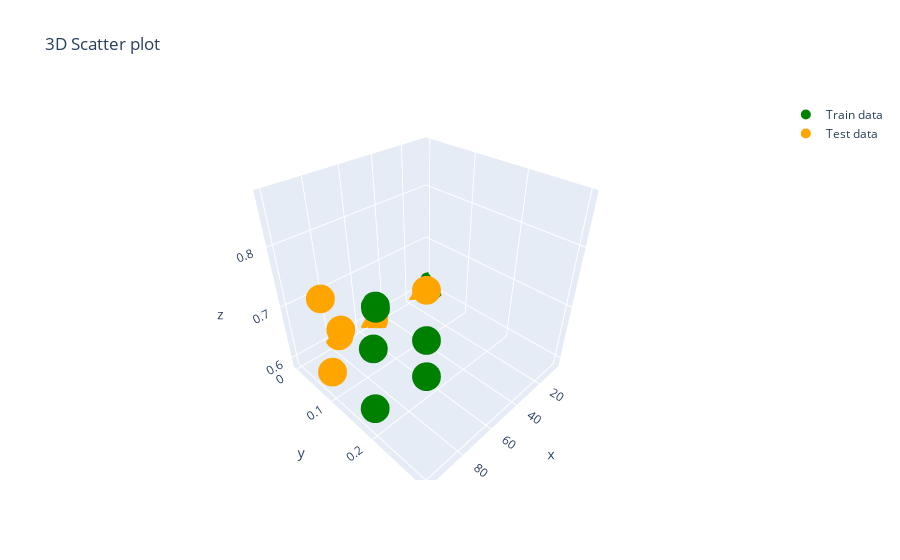

Source (notebook cell):
### Code cell
offline.init_notebook_mode(connected=True)

configure_plotly_browser_state()

trace1 = go.Scatter3d(x= n_estimators ,y=  learning_rate ,z= train_auc, name = 'Train data' \
  ,mode = 'markers', marker = dict(
      size = 10,
      color = 'green', 
      colorscale = 'Viridis'
      )
  )
trace2 = go.Scatter3d(x= test_n_estimators , y= test_learning_rate , z= test_auc, name = 'Test data'
  ,mode = 'markers', marker = dict(
      size = 10,
      color = 'orange', 
      colorscale = 'Viridis'
      ))

layout = go.Layout(title = '3D Scatter plot')

fig = go.Figure(data=[trace1 , trace2], layout=layout)
offline.iplot(fig)

### Figure 1 — Plotly figure (JSON) as saved in the notebook; plotly's stock layout.template omitted (floating-point values rounded to 4 significant figures)
{"data": [{"marker": {"color": "green", "colorscale": [[0, "#440154"], [0.1111, "#482878"], [0.2222, "#3e4989"], [0.3333, "#31688e"], [0.4444, "#26828e"], [0.5556, "#1f9e89"], [0.6667, "#35b779"], [0.7778, "#6ece58"], [0.8889, "#b5de2b"], [1, "#fde725"]], "size": 10}, "mode": "markers", "name": "Train data", "type": "scatter3d", "x": [5, 5, 5, 5, 50, 50, 75, 100, 100, 100], "y": [0.0001, 0.0001, 0.001, 0.01, 0.01, 0.01, 0.1, 0.2, 0.3, 0.3], "z": [0.5979, 0.5979, 0.5995, 0.6037, 0.6233, 0.6283, 0.6321, 0.637, 0.7639, 0.8127]}, {"marker": {"color": "orange", "colorscale": [[0, "#440154"], [0.1111, "#482878"], [0.2222, "#3e4989"], [0.3333, "#31688e"], [0.4444, "#26828e"], [0.5556, "#1f9e89"], [0.6667, "#35b779"], [0.7778, "#6ece58"], [0.8889, "#b5de2b"], [1, "#fde725"]], "size": 10}, "mode": "markers", "name": "Test data", "type": "scatter3d", "x": [5, 5, 5, 10, 50, 75, 75, 100, 100, 100], "y": [0.0001, 0.0001, 0.0001, 0.001, 0.001, 0.001, 0.01, 0.1, 0.1, 0.3], "z": [0.59, 0.59, 0.59, 0.5925, 0.5925, 0.6011, 0.619, 0.6359, 0.7644, 0.8713]}], "layout": {"title": {"text": "3D Scatter plot"}}}
